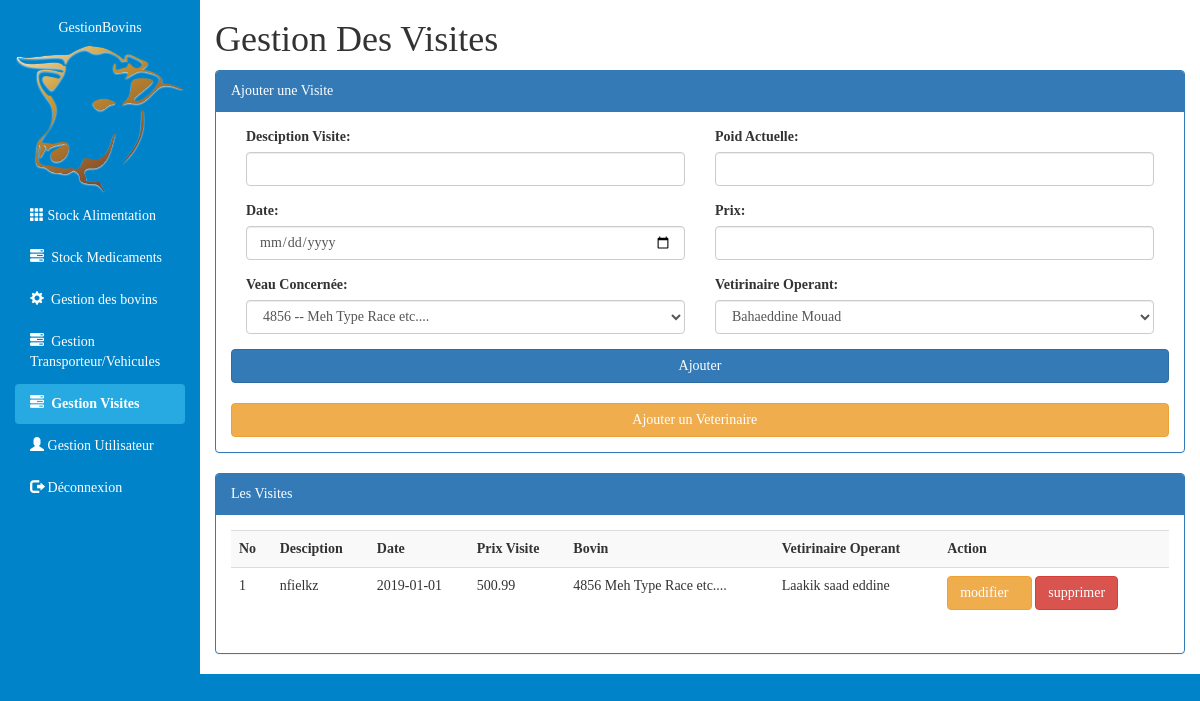
Page /ajoutVisite.php (signed in) on the committed database.
### tables this page shows
CREATE TABLE `visites` (
  `id_pres` int(11) NOT NULL,
  `description_v` text,
  `datepres` varchar(25) DEFAULT NULL,
  `prix_pres` float DEFAULT NULL,
  `id_bov` int(11) DEFAULT NULL,
  `id_vet` varchar(25) DEFAULT NULL
);

CREATE TABLE `bovins` (
  `id_bov` int(11) NOT NULL,
  `race` varchar(25) DEFAULT NULL,
  `dateachat` varchar(25) DEFAULT NULL,
  `prixachat` float DEFAULT NULL,
  `poidachat` float DEFAULT NULL,
  `lieuachat` varchar(25) DEFAULT NULL,
  `datevente` varchar(25) DEFAULT NULL,
  `prixavente` float DEFAULT NULL,
  `poidvente` float DEFAULT NULL,
  `lieuvente` varchar(25) DEFAULT NULL,
  `vendu` varchar(25) DEFAULT NULL,
  `mort` varchar(25) DEFAULT NULL,
  `datemort` varchar(25) DEFAULT NULL,
  `id_etab` int(11) DEFAULT NULL,
  `id_vend` int(11) DEFAULT NULL,
  `id_q` int(11) DEFAULT NULL,
  `poidAct` int(11) NOT NULL
);

CREATE TABLE `veto` (
  `id_vet` varchar(25) NOT NULL,
  `nom_vet` varchar(25) DEFAULT NULL,
  `prenom_vet` varchar(25) DEFAULT NULL,
  `tel_vet` varchar(25) DEFAULT NULL
);

### ajoutVisite.php (the view, shortened to what this page needs)
<!DOCTYPE html>
<html lang="fr" dir="ltr">
  <head>
    <link rel="stylesheet" href="css/bootstrap.min.css">
    <link rel="stylesheet" href="css/style.css">
  </head>
  <body>
    <div class="container-fluid">
      <div class="row">
        <div class="col-sm-2 ">
          <ul id="Sidemenu" class="nav nav-pills nav-stacked">
          <li> <div class="">
                <h1 class="RM-txt"> GestionBovins </h1>
                <div class="user-panel img-wrap">
                    <img class="img-responsive" alt="cow" src="img/cow.png">
                </div>
            </div></li>
            <li class=""><a href="ajoutStock.php"><span class="glyphicon glyphicon-th"></span>&nbsp;Stock Alimentation</a></li>
            <li class=""><a href="ajoutMed.php"><span class="glyphicon glyphicon-tasks"></span>&nbsp; Stock Medicaments</a></li>
            <li class=""><a href="gestBovins.php"><span class="glyphicon glyphicon-cog"></span>&nbsp; Gestion des bovins</a></li>
            <li class=""><a href="ajoutTrans.php"><span class="glyphicon glyphicon-tasks"></span>&nbsp; Gestion Transporteur/Vehicules</a></li>
            <li class="active"><a href="ajoutVisite.php"><span class="glyphicon glyphicon-tasks"></span>&nbsp; Gestion Visites</a></li>
            <li class=""><a href="ajoutUser.php"><span class="glyphicon glyphicon-user"></span>&nbsp;Gestion Utilisateur</a></li>
            <li class="pull-down"><a href="Logout.php"><span class="glyphicon glyphicon-log-out"></span> Déconnexion</a> </li>
        </ul>
      </div>
        <div class="col-sm-10">
          <h1>Gestion Des Visites</h1>
          <div class="">
            <div class="panel panel-primary">
              <div class="panel-heading">Ajouter une Visite</div>
  <div class="panel-body">
    <form class="" action="ajoutVisite.php" method="post">
      <fieldset>
        <div class="form-group col-md-6">
          <label for="type">Desciption Visite:</label>
          <input required  type="text" class="form-control" name="desciption" value="">
        </div>
        <div class="form-group col-md-6">
          <label for="type">Poid Actuelle:</label>
          <input required  type="number" step="any" class="form-control" name="poid" value="">
        </div>
        <div class="form-group col-md-6">
          <label for="type">Date:</label>
          <input required  type="date" class="form-control" name="dateV" value="">
        </div>
        <div class="form-group col-md-6">
          <label for="type">Prix:</label>
          <input required  type="number" step="any" class="form-control" name="Price" value="">
        </div>
        <div class="form-group col-md-6">
          <label for="type">Veau Concernée:</label>
          <select class="form-control" name="id_bov">
            <?php
                    global $link;
                    $view = "SELECT * FROM bovins ";
                    $exec=mysqli_query($link,$view);
                    while ($datarows=mysqli_fetch_array($exec)) {
                      $Id=$datarows["id_bov"];
                      $nom=$datarows["race"];
                      ?>
                      <option value="<?php echo $Id; ?>" > <?php echo $Id." -- ".$nom;  ?></option>
                    <?php } ?>
          </select>
        </div>
        <div class="form-group col-md-6">
          <label for="type">Vetirinaire Operant:</label>
          <select class="form-control" name="id_vet">
            <?php
                    global $link;
                    $view = "SELECT * FROM veto ";
                    $exec=mysqli_query($link,$view);
                    while ($datarows=mysqli_fetch_array($exec)) {
                      $Id=$datarows["id_vet"];
                      $nom=$datarows["nom_vet"];
                      $prenom=$datarows["prenom_vet"];
                      ?>
                      <option value="<?php echo $Id; ?>" > <?php echo $nom." ".$prenom;  ?></option>
                    <?php } ?>
          </select>
        </div>
        <input required  class="btn btn-primary btn-block" type="submit" name="submit" value="Ajouter"> <br>
        <a href="ajoutVeto.php"><span class="btn btn-warning btn-block">Ajouter un Veterinaire &nbsp;&nbsp;</span></a>
      </fieldset>
    </form>
  </div>
          </div>
          <div class="panel panel-primary">
            <div class="panel-heading">Les Visites </div>
<div class="panel-body">
  <div class="table-responsive">
  <table class="table table-striped table-hover">
    <tr>
    <th>No</th>
    <th>Desciption</th>
    <th>Date</th>
    <th>Prix Visite</th>
    <th>Bovin</th>
    <th>Vetirinaire Operant</th>
    <th>Action</th>
  </tr>
  <?php
            global $link;
            $view = "SELECT * FROM visites,veto,bovins where visites.id_bov=bovins.id_bov and visites.id_vet=veto.id_vet";
            $exec=mysqli_query($link,$view);
            $sr = 0;
            while ($datarows=mysqli_fetch_array($exec)) {
              $Id = $datarows["id_pres"];
              $nom=$datarows["description_v"];
              $dv=$datarows["datepres"];
              $pv=$datarows["prix_pres"];
              $idb=$datarows["id_bov"];
              $race=$datarows["race"];
              $nomV=$datarows["nom_vet"];
              $prenomV=$datarows["prenom_vet"];
              $sr++;
              ?>
              <tr>
              <td><?php echo $sr;?></td>
              <td><?php echo $nom; ?></td>
              <td><?php echo $dv; ?></td>
              <td><?php echo $pv; ?></td>
              <td><?php echo $idb." ".$race; ?></td>
              <td><?php echo $nomV." ".$prenomV; ?></td>
              <td><a href="EditEtab.php?Edit=<?php echo $Id; ?>"><span class="btn btn-warning">modifier &nbsp;&nbsp;</span></a>
               <a href="DeleteEtab.php?id=<?php echo $Id; ?>"> <span class="btn btn-danger">supprimer</span></a></td>
              </tr>
 <?php } ?>
  </table>
</div>
</div>
</div>
        </div>
      </div>
    </div>
  </body>
</html>

### css/style.css (style rules this page uses)
* { font-family: verdana; }
.RM-txt { font-family: cursive; text-align: center; }
body { background-color: #0083C9; position: relative; padding: 0px; margin: 0; }
.col-sm-10 { background-color: #fff; }
.col-sm-2 { background-color: #0083C9; }
#Sidemenu h1 { color: white; font-size: 14px; text-align: center; }
#Sidemenu { background-color: #0083C9; }
#Sidemenu a { color: #fff; }
#Sidemenu .active a { color: #fff; background-color: #27AAE1; font-weight: bold; }

### rows in the picture
visites: description_v "nfielkz", datepres "2019-01-01", prix_pres "500.99", id_bov.id_bov "4856", id_bov.race "Meh Type Race etc....", id_vet.nom_vet "Laakik", id_vet.prenom_vet "saad eddine"

### other values in the picture
form field id_bov "4856 -- Meh Type Race etc...."
form field id_vet "Bahaeddine Mouad"
